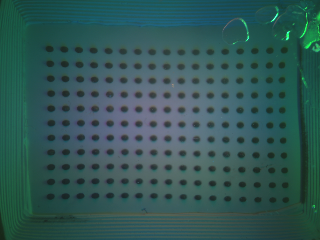
#> input picture assets/sensors/gelsight_mini_data_framing/unloaded_reference.png, 320 x 240 px; its folder holds only this picture in this run
$ python -i mini.py   (imports and definitions only)
#> lines starting #> are read from the running program, lines starting #| are printed output that depends on the picture; after the words box and inside, x2 and y2 are one past the last pixel; in counts of white or black regions, pixels touching at a corner belong together
#> further down, picture is the input picture: shape (240, 320, 3); mean B, G, R 84.9, 86.6, 49.5
"""USB GelSight Mini capture, preprocessing, and recording.

The Mini enumerates as a UVC camera with a single mode: 3280 x 2464 MJPEG,
advertised at 25 fps. The tested unit delivers about 18.7 fps even when frames
are grabbed without decoding, so recordings keep a timestamp per frame rather
than assuming a rate.

By default a frame becomes an image exactly as the real-world data collection
makes one: ``gs_sdk.gs_device.FastCamera``, run by slip-perception's
``run_trials.sh``, decodes the full frame to BGR, applies ``resize_crop`` (a
1/25 border off each side, trimmed to 4:3) and ``cv2.resize``s it bilinearly to
320 x 240. The same pixels and the same BGR channel order therefore describe
the same marker positions in a recording made here and in a trial's
``gs.npz``, and recordings are saved in that file's format.

OpenCV is an optional dependency (``pip install -e .[sensor]``) and is imported
only where a frame is decoded or the camera is opened.
"""

import json
import queue
import re
import shutil
import subprocess
import threading
import time
from concurrent.futures import ThreadPoolExecutor
from dataclasses import dataclass, field
from datetime import datetime, timezone
from pathlib import Path

import numpy as np

RAW_SIZE = (3280, 2464)
OUTPUT_SIZE = (320, 240)
SCHEMA_VERSION = 2


def _cv2():
    try:
        import cv2
    except ImportError as error:  # pragma: no cover - depends on the environment
        raise SystemExit(
            "OpenCV is required for GelSight capture: pip install -e .[sensor]"
        ) from error
    return cv2


# [24 lines left out: functions find_devices, parse_size, not called in this run]


# Border fraction removed from each side by each SDK's resize_crop.
SDK_BORDERS = {"gs_sdk": 1 / 25, "gsrobotics": 1 / 7}


# [69 lines left out: functions sdk_crop_box, crop_box, parse_grid, sim_marker_pixels, not called in this run]


def detect_markers(bgr, raw_size=RAW_SIZE):
    """Centers of the dark gel markers, in raw-sensor pixels, from a decoded frame.

    The illumination varies smoothly across the gel, so dots are found as pixels
    well below a heavily blurred copy of the image, then kept by size and shape.
    """
#> called with raw_size = (3280, 2464)
    cv2 = _cv2()
    gray = cv2.cvtColor(bgr, cv2.COLOR_BGR2GRAY).astype(np.float32)
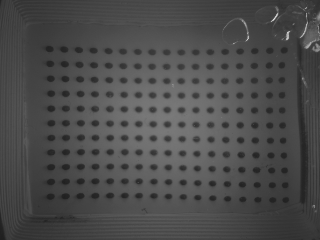
#> gray: shape (240, 320) float32; min 32, max 224, mean 75.4
    background = cv2.GaussianBlur(gray, (0, 0), gray.shape[1] / 70)
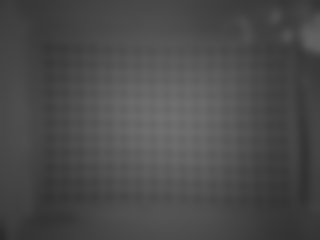
#> background: shape (240, 320) float32; min 42.29, max 112.4, mean 75.4
    mask = (background - gray > 12).astype(np.uint8)
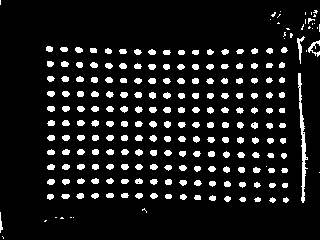
#> mask: shape (240, 320); values 0 (black) and 1 (white), 9.6% white; 224 white regions (33 under 20 px), largest, box (x1, y1, x2, y2) and area: (298, 73, 308, 203) 413, (297, 36, 305, 64) 79, (308, 40, 320, 57) 77
    count, _, stats, centroids = cv2.connectedComponentsWithStats(mask)
#> count = 225; stats = 225 rows, first 6: [0, 0, 320, 240, 69441], [0, 0, 1, 5, 5], [280, 11, 1, 1, 1], [313, 10, 5, 4, 11], [271, 12, 5, 5, 13], [305, 12, 1, 3, 3]; centroids = 225 pairs, first value 0 to 319, second value 2 to 237
    areas = stats[1:, cv2.CC_STAT_AREA]
#> areas = 224 values, max 413 at index 60, min 1 at index 1, mean 32.85
    widths, heights = stats[1:, cv2.CC_STAT_WIDTH], stats[1:, cv2.CC_STAT_HEIGHT]
#> widths = 224 values, max 12 at index 24, min 1 at index 0, mean 6.75; heights = 224 values, max 130 at index 60, min 1 at index 1, mean 6.3
    sizeable = areas > max(4, gray.shape[1] / 400) ** 2
    if not sizeable.any():
        return np.zeros((0, 2))
    typical = np.median(areas[sizeable])
#> typical = 36
    keep = (
        (areas > 0.4 * typical)
        & (areas < 2.5 * typical)
        & (widths < 3 * heights)
        & (heights < 3 * widths)
    )
    scale = np.array([raw_size[0] / bgr.shape[1], raw_size[1] / bgr.shape[0]])
#> scale = [10.25, 10.27]
    return (centroids[1:][keep] + 0.5) * scale - 0.5


# [30 lines left out: functions grid_members, order_grid, not called in this run]


@dataclass(frozen=True)
class Framing:
    """How a raw sensor frame becomes an output BGR image.

    A crop is applied to the full-resolution frame and ``cv2.resize``d with its
    default bilinear interpolation, as the SDK's ``resize_crop`` does, so the
    output is the data collection's pixel for pixel.

    The marker-lattice remap instead maps into the *simulator's* pixel space:
    the detected unloaded marker centers are interpolated (bicubic, extrapolated
    linearly past the outer markers) into a raw position for every output pixel,
    so each unloaded marker lands where a sim preset draws it. It is not the
    data collection's pixel space. A single homography fitted to the same
    markers is kept only to report how far the optics are from a pinhole view.
    """

    raw_size: tuple
    output_size: tuple
    box: tuple  # raw-pixel crop, or the detected grid's bounding box
    lattice: np.ndarray | None = None  # (rows, cols, 2) detected centers, raw px
    grid: dict | None = None
    _maps: dict = field(default_factory=dict, compare=False, repr=False)

    @classmethod
    def crop(cls, spec, raw_size=RAW_SIZE, output_size=OUTPUT_SIZE):
        return cls(raw_size, output_size, crop_box(spec, raw_size, output_size))

    # [170 lines left out: functions from_markers, _output_pitch, reduction, raw_positions, _decoded_maps, apply and 6 more, not called in this run]


@dataclass(frozen=True)
class Frame:
    image: np.ndarray  # (H, W, 3) uint8 BGR, processed
    jpeg: bytes | None  # the camera's untouched MJPEG frame, when available
    t_ns: int  # time.perf_counter_ns() when the frame arrived
    index: int  # 0-based count of frames received since the camera opened


class Recording:
    """Frames appended from the capture thread, written out as a run directory.

    ``gs.npz`` has the format ``fast_stream_device.py`` saves for a trial:
    BGR ``frames`` (N, H, W, 3), ``frame_idx`` counting the recorded frames from
    0, and ``timestamps`` = ``t_ns`` in ``time.perf_counter_ns()``. It adds
    ``device_frame_idx``, the camera's own frame count, whose gaps are frames
    the capture missed. ``meta.json`` records the crop, camera controls and
    timing, and ``reference.png`` the unloaded reference.
    """

    # [21 lines left out: function __init__, not called in this run]

    @property
    def count(self):
        return len(self.t_ns)

    @property
    def duration_s(self):
        return (self.t_ns[-1] - self.t_ns[0]) / 1e9 if self.count > 1 else 0.0

    # [70 lines left out: functions add, save_reference, close, write_png, load_recording, not called in this run]


class MiniCamera:
    """A GelSight Mini read on a background thread; the newest frame is always ready.

    One thread grabs and timestamps camera frames, a small pool decodes them at
    full resolution, and a delivery thread hands them on in order, recording
    them before the display sees them, so a slow display never costs a
    recording a frame.
    """

    decode_workers = 2

    # [63 lines left out: functions __init__, open, _framing_from_markers, _grab, not called in this run]

    @staticmethod
    def _is_jpeg(buffer):
        return buffer.ndim == 2 and buffer.shape[0] == 1 or buffer.ndim == 1

    # [9 lines left out: functions _image, _fail, not called in this run]

    def _process(self, buffer):
        return self.framing.apply(self._image(buffer, self.reduction))

    # [48 lines left out: functions _capture_loop, _deliver_loop, start, not called in this run]

    def latest(self):
        with self._lock:
            return self._latest

    # [24 lines left out: functions wait_frame, average, not called in this run]

    def start_recording(self, recording):
        with self._lock:
            self._recording = recording

    # [4 lines left out: function stop_recording, not called in this run]

    @property
    def recording(self):
        return self._recording

    # [27 lines left out: functions metadata, close, not called in this run]

>>> import cv2
>>> picture = cv2.imread('../../../assets/sensors/gelsight_mini_data_framing/unloaded_reference.png')
>>> result = detect_markers(picture)
#> result = 189 pairs, first value 506.9 to 3223.7, second value 206.7 to 2054
